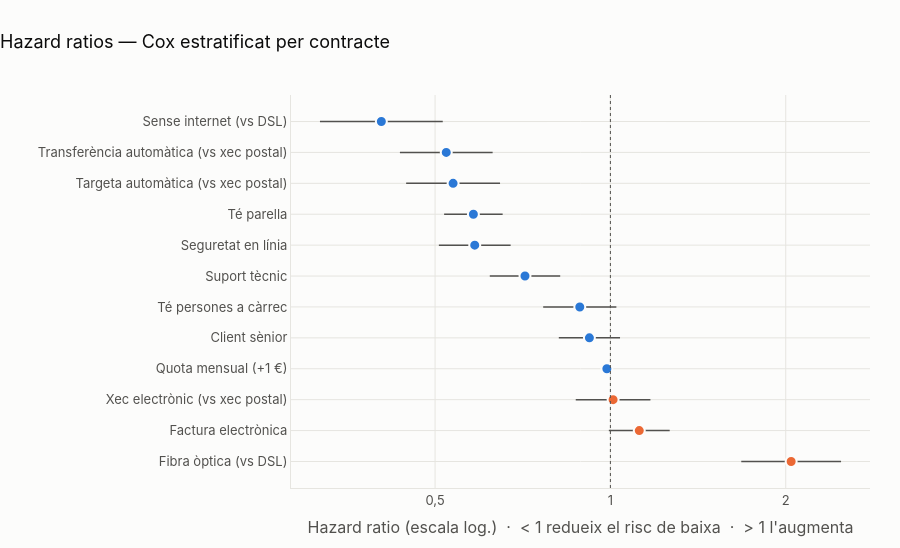

Here is the notebook cell this chart was saved with:
### Markdown cell above
Diverses variables violen el supòsit; la més forta és la **quota mensual**, seguida del
contracte d'1 any. És esperable: l'efecte protector d'un contracte no és el mateix el primer mes
que al final del compromís. Per al contracte, la solució habitual és **estratificar**: permetre
una funció de risc base $h_0(t)$ diferent per a cada tipus de contracte i estimar la resta
d'efectes conjuntament. Això **només corregeix la violació del contracte**.

### Code cell
X_tr_e = preparar_estratificat(tr)
cph_e = ajustar_cox(X_tr_e, strata=["Contract"])
hr_e = taula_hazard_ratios(cph_e)
fig = fig_forest(hr_e, "Hazard ratios — Cox estratificat per contracte", NOMS_COVARIABLES)
exportar(fig, "cox_forest_estratificat"); fig.show()
X_te_e = preparar_estratificat(te)
print(f"C-index test (estratificat): {c_index(cph_e, X_te_e):.3f}")

### Figure 1 — Plotly figure (JSON) as saved in the notebook; plotly's stock layout.template omitted (floating-point values rounded to 4 significant figures)
{"data": [{"customdata": [[1.678, 2.489, 1.242e-12], [0.9939, 1.264, 0.06294], [0.872, 1.171, 0.8876], [0.9821, 0.9901, 1.915e-11], [0.8155, 1.039, 0.179], [0.7667, 1.024, 0.1011], [0.6207, 0.82, 2.003e-06], [0.5075, 0.6741, 1.267e-13], [0.5182, 0.6531, 4.503e-20], [0.446, 0.6465, 5.162e-11], [0.4351, 0.6278, 3.953e-12], [0.3172, 0.5154, 2.647e-13]], "error_x": {"array": [0.4456, 0.1433, 0.1607, 0.004037, 0.1184, 0.1379, 0.1066, 0.08915, 0.07137, 0.1095, 0.1051, 0.1111], "arrayminus": [0.3658, 0.127, 0.1387, 0.00402, 0.1049, 0.1193, 0.09273, 0.07736, 0.06357, 0.09096, 0.08752, 0.08715], "color": "#52514e", "symmetric": false, "thickness": 1.5, "type": "data", "width": 0}, "hovertemplate": "<b>%{y}</b><br>HR = %{x:.2f}<br>IC 95 %: %{customdata[0]:.2f} – %{customdata[1]:.2f}<br>p = %{customdata[2]:.3g}<extra></extra>", "marker": {"color": ["#eb6834", "#eb6834", "#eb6834", "#2a78d6", "#2a78d6", "#2a78d6", "#2a78d6", "#2a78d6", "#2a78d6", "#2a78d6", "#2a78d6", "#2a78d6"], "line": {"color": "#fcfcfb", "width": 2}, "size": 11}, "mode": "markers", "showlegend": false, "type": "scatter", "x": [2.043, 1.121, 1.011, 0.9861, 0.9204, 0.886, 0.7135, 0.5849, 0.5818, 0.5369, 0.5226, 0.4043], "y": ["Fibra òptica (vs DSL)", "Factura electrònica", "Xec electrònic (vs xec postal)", "Quota mensual (+1 €)", "Client sènior", "Té persones a càrrec", "Suport tècnic", "Seguretat en línia", "Té parella", "Targeta automàtica (vs xec postal)", "Transferència automàtica (vs xec postal)", "Sense internet (vs DSL)"]}], "layout": {"font": {"color": "#52514e", "family": "Inter, Segoe UI, sans-serif", "size": 13}, "height": 548, "hoverlabel": {"bgcolor": "white", "font": {"color": "#0b0b0b"}}, "legend": {"font": {"color": "#0b0b0b"}, "orientation": "h", "x": 0, "xanchor": "left", "y": 1.01, "yanchor": "bottom"}, "margin": {"b": 60, "l": 60, "r": 30, "t": 95}, "paper_bgcolor": "#fcfcfb", "plot_bgcolor": "#fcfcfb", "separators": ",.", "shapes": [{"line": {"color": "#52514e", "dash": "dot", "width": 1}, "type": "line", "x0": 1, "x1": 1, "xref": "x", "y0": 0, "y1": 1, "yref": "y domain"}], "title": {"font": {"color": "#0b0b0b", "size": 18}, "text": "Hazard ratios — Cox estratificat per contracte", "x": 0, "xanchor": "left"}, "xaxis": {"gridcolor": "#e6e5e0", "linecolor": "#e6e5e0", "ticktext": ["0,05", "0,1", "0,2", "0,5", "1", "2", "3", "5"], "tickvals": [0.05, 0.1, 0.2, 0.5, 1, 2, 3, 5], "title": {"font": {"color": "#52514e"}, "text": "Hazard ratio (escala log.)  ·  < 1 redueix el risc de baixa  ·  > 1 l'augmenta"}, "type": "log", "zeroline": false}, "yaxis": {"automargin": true, "gridcolor": "#e6e5e0", "linecolor": "#e6e5e0", "title": {"font": {"color": "#52514e"}, "text": ""}, "zeroline": false}}}
